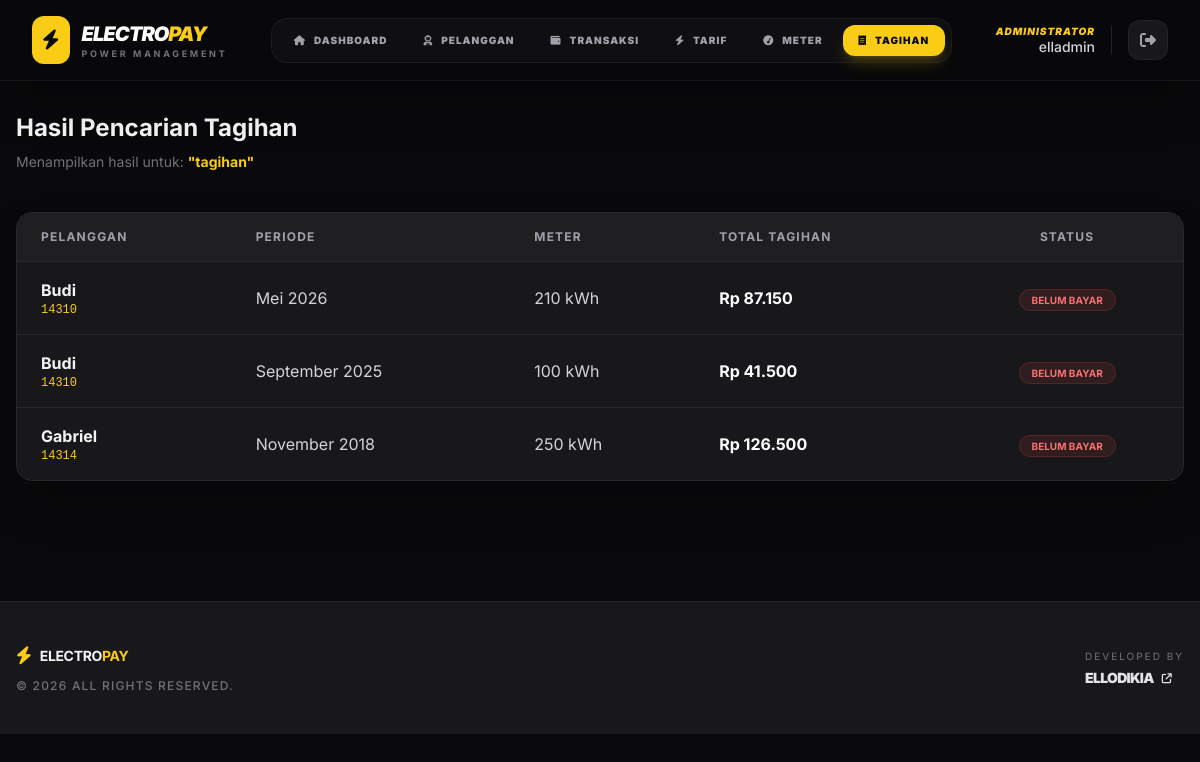
The page /search_tagihan.php (signed in) on the database as committed earlier.
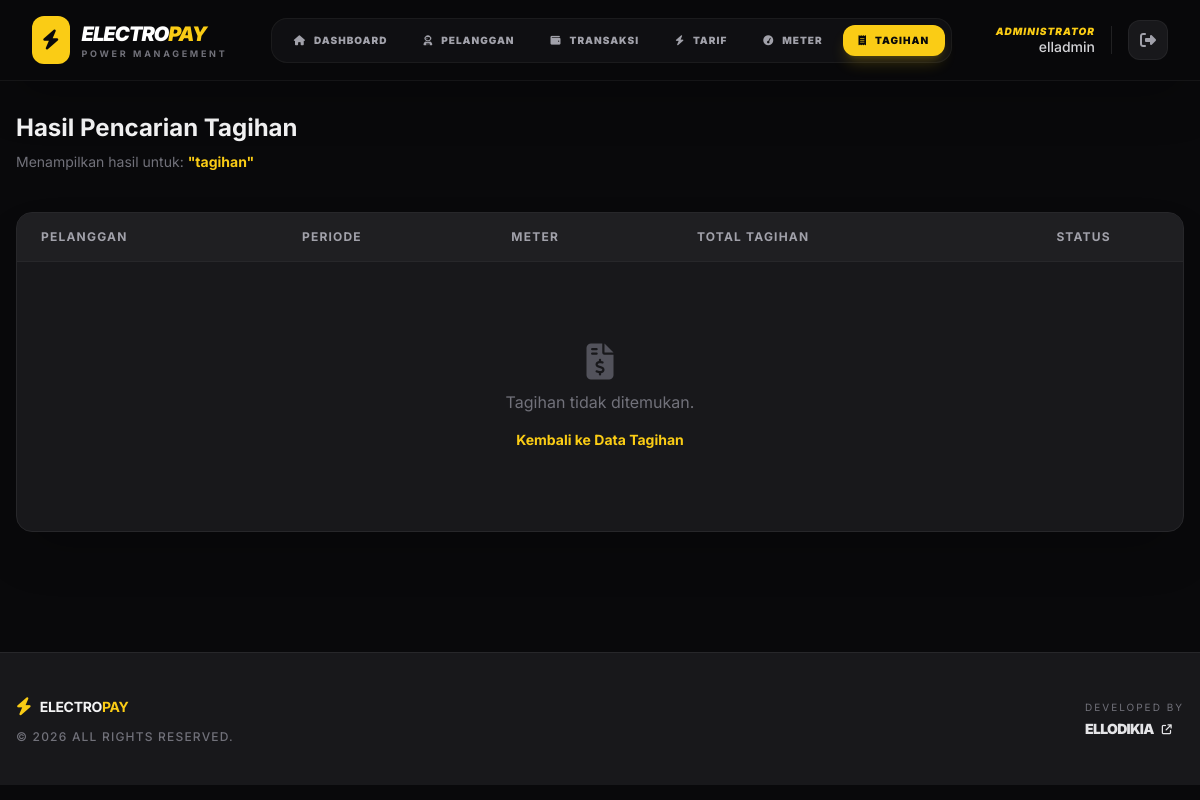
The same page on the database as committed later.
### tables this page shows
CREATE TABLE `payment_tagihan` (
  `id` int(11) NOT NULL,
  `id_pelanggan` varchar(100) NOT NULL,
  `bulan` varchar(50) NOT NULL,
  `tahun` varchar(50) NOT NULL,
  `jumlahmeter` int(11) NOT NULL,
  `jumlahtagihan` varchar(50) NOT NULL,
  `status` int(2) NOT NULL
);

CREATE TABLE `payment_pelanggan` (
  `id` int(10) NOT NULL,
  `id_pelanggan` varchar(100) DEFAULT NULL,
  `nometer` varchar(50) NOT NULL,
  `nama` varchar(50) NOT NULL,
  `alamat` text NOT NULL,
  `kodetarif` varchar(50) NOT NULL
);

### search_tagihan.php (the view, shortened to what this page needs)
<?php
include "koneksi.php";
$keyword = isset($_GET['keyword']) ? mysqli_real_escape_string($koneksi, $_GET['keyword']) : '';
$query_text = "SELECT t.*, p.nama, p.id_pelanggan
               FROM payment_tagihan t
               JOIN payment_pelanggan p ON t.id_pelanggan = p.id_pelanggan
               WHERE p.nama LIKE '%$keyword%'
               OR t.id_pelanggan LIKE '%$keyword%'
               OR t.bulan LIKE '%$keyword%'
               OR t.tahun LIKE '%$keyword%'
               ORDER BY t.tahun DESC, t.bulan DESC";
$result = mysqli_query($koneksi, $query_text);
?>
<!DOCTYPE html>
<html lang="en">
<head>
    <script src="https://cdn.tailwindcss.com"></script>
    <link rel="stylesheet" href="https://cdnjs.cloudflare.com/ajax/libs/font-awesome/6.5.1/css/all.min.css" />
</head>
<body class="bg-zinc-950 text-zinc-100 min-h-screen">
    <?php include 'nav.php'; ?>
    <main class="max-w-7xl mx-auto px-4 py-10 pt-4">
        <div class="mb-10">
            <h2 class="text-2xl font-bold mb-2">Hasil Pencarian Tagihan</h2>
            <p class="text-zinc-500 text-sm">Menampilkan hasil untuk: <span class="text-yellow-400 font-bold">"<?= htmlspecialchars($keyword) ?>"</span></p>
        </div>
        <div class="bg-zinc-900 border border-zinc-800 rounded-2xl overflow-hidden shadow-2xl">
            <div class="hidden md:block overflow-x-auto">
                <table class="w-full text-left border-collapse">
                    <thead>
                        <tr class="bg-zinc-800/50 text-zinc-400 text-xs uppercase tracking-widest border-b border-zinc-800">
                            <th class="px-6 py-4 font-bold">Pelanggan</th>
                            <th class="px-6 py-4 font-bold">Periode</th>
                            <th class="px-6 py-4 font-bold">Meter</th>
                            <th class="px-6 py-4 font-bold">Total Tagihan</th>
                            <th class="px-6 py-4 font-bold text-center">Status</th>
                        </tr>
                    </thead>
                    <tbody class="divide-y divide-zinc-800">
                        <?php if (mysqli_num_rows($result) > 0): ?>
                            <?php while ($row = mysqli_fetch_assoc($result)): ?>
                                <tr class="hover:bg-zinc-800/30 transition-colors group">
                                    <td class="px-6 py-4">
                                        <div class="font-bold text-zinc-100"><?= $row['nama'] ?></div>
                                        <div class="font-mono text-yellow-400 text-xs"><?= $row['id_pelanggan'] ?></div>
                                    </td>
                                    <td class="px-6 py-4 text-zinc-300">
                                        <?= $row['bulan'] ?> <?= $row['tahun'] ?>
                                    </td>
                                    <td class="px-6 py-4 text-zinc-300">
                                        <?= number_format($row['jumlahmeter'], 0, ',', '.') ?> kWh
                                    </td>
                                    <td class="px-6 py-4 font-bold text-white">
                                        Rp <?= number_format($row['jumlahtagihan'], 0, ',', '.') ?>
                                    </td>
                                    <td class="px-6 py-4 text-center">
                                        <?php if($row['status'] == 1): ?>
                                            <span class="px-3 py-1 bg-green-500/10 text-green-400 rounded-full text-[10px] font-bold border border-green-500/20 uppercase">Lunas</span>
                                        <?php else: ?>
                                            <span class="px-3 py-1 bg-red-500/10 text-red-400 rounded-full text-[10px] font-bold border border-red-500/20 uppercase">Belum Bayar</span>
                                        <?php endif; ?>
                                    </td>
                                </tr>
                            <?php endwhile; ?>
                        <?php else: ?>
                            <tr>
                                <td colspan="5" class="px-6 py-20 text-center">
                                    <div class="text-zinc-600 mb-2"><i class="fa-solid fa-file-invoice-dollar text-4xl"></i></div>
                                    <p class="text-zinc-500">Tagihan tidak ditemukan.</p>
                                    <a href="data_tagihan.php" class="mt-4 inline-block text-yellow-400 hover:underline text-sm font-bold">Kembali ke Data Tagihan</a>
                                </td>
                            </tr>
                        <?php endif; ?>
                    </tbody>
                </table>
            </div>
        </div>
    </main>
<?php include 'footer.php'; ?>
</body>
</html>

### nav.php (shortened to what this page needs)
<?php
$current_page = basename($_SERVER['PHP_SELF']);
?>
<nav class="fixed top-0 left-0 right-0 z-[100] transition-all duration-500" id="main-nav">
    <div class="bg-zinc-950/80 backdrop-blur-xl border-b border-white/5 shadow-2xl">
        <div class="max-w-7xl mx-auto px-4 sm:px-6 lg:px-8">
            <div class="flex justify-between h-20 items-center transition-all duration-500" id="nav-content">
                <div class="flex items-center gap-3 group cursor-pointer shrink-0">
                    <div class="relative">
                        <div class="p-2 md:p-2.5 bg-yellow-400 rounded-xl transform group-hover:rotate-12 transition-transform duration-300">
                            <i class="fa-solid fa-bolt text-zinc-950 text-lg md:text-xl"></i>
                        </div>
                    </div>
                    <div class="flex flex-col leading-tight">
                        <span class="font-black text-lg md:text-xl tracking-tighter text-white uppercase italic">
                            ELECTRO<span class="text-yellow-400">PAY</span>
                        </span>
                        <span class="text-[8px] md:text-[9px] text-zinc-500 font-bold tracking-[0.3em] uppercase">Power Management</span>
                    </div>
                </div>
                <div class="hidden lg:flex bg-zinc-900/50 border border-white/5 rounded-2xl px-1.5 py-1.5 items-center gap-1">
                    <?php
                    $menus = [
                        'index2.php' => ['Dashboard', 'fa-house', ['index2']],
                        'data_pelanggan.php' => ['Pelanggan', 'fa-user-astronaut', ['pelanggan']],
                        'data_pembayaran.php' => ['Transaksi', 'fa-wallet', ['pembayaran']],
                        'data_tarif.php' => ['Tarif', 'fa-bolt', ['tarif']],
                        'data_penggunaan.php' => ['Meter', 'fa-gauge-simple-high', ['penggunaan']],
                        'data_tagihan.php' => ['Tagihan', 'fa-receipt', ['tagihan']],
                    ];
                    foreach ($menus as $file => $menuData):
                        $isActive = false;
                        foreach ($menuData[2] as $keyword) {
                            if (strpos($current_page, $keyword) !== false) { $isActive = true; break; }
                        }
                    ?>
                        <a href="<?= $file ?>"
                           class="flex items-center gap-2 px-4 py-2 rounded-xl text-[10px] font-black uppercase tracking-widest transition-all duration-300
                           <?= $isActive ? 'bg-yellow-400 text-zinc-950 shadow-lg shadow-yellow-400/20' : 'text-zinc-400 hover:text-white hover:bg-white/5' ?>">
                            <i class="fa-solid <?= $menuData[1] ?>"></i>
                            <span><?= $menuData[0] ?></span>
                        </a>
                    <?php endforeach; ?>
                </div>
                <div class="flex items-center gap-2 md:gap-4">
                    <div class="hidden sm:flex flex-col items-end border-r border-white/10 pr-4">
                        <span class="text-[10px] font-black text-yellow-400 tracking-widest uppercase italic leading-none">Administrator</span>
                        <span class="text-sm text-zinc-300 font-medium mt-1 leading-none">
                            <?php echo isset($_SESSION['user']) ? $_SESSION['user'] : 'Admin'; ?>
                        </span>
                    </div>
                    <a href="logout.php" title="Keluar Sistem" class="hidden sm:flex w-10 h-10 rounded-xl bg-zinc-900 border border-white/5 items-center justify-center text-zinc-400 hover:text-red-500 hover:border-red-500/50 transition-all group">
                        <i class="fa-solid fa-right-from-bracket group-hover:translate-x-0.5 transition-transform"></i>
                    </a>
                </div>
            </div>
        </div>
    </div>
</nav>
<div class="h-20 lg:h-24"></div>

### footer.php
<footer class="bg-zinc-900 border-t border-zinc-800 py-10 mt-20">
    <div class="max-w-7xl mx-auto px-4">
        <div class="flex flex-col md:flex-row justify-between items-center gap-6">
            <div class="text-center md:text-left">
                <div class="flex items-center justify-center md:justify-start gap-2 mb-2">
                    <span class="text-yellow-400 text-lg"><i class="fa-solid fa-bolt"></i></span>
                    <span class="font-bold text-sm tracking-tight uppercase text-zinc-100">
                        ELECTRO<span class="text-yellow-400">PAY</span>
                    </span>
                </div>
                <p class="text-zinc-500 text-xs uppercase tracking-widest font-medium">
                    &copy; <?= date('Y'); ?> All Rights Reserved.
                </p>
            </div>
            <div class="text-center md:text-right">
                <p class="text-zinc-500 text-[10px] uppercase tracking-[0.2em] mb-1">Developed By</p>
                <a href="http://ellodikia.ct.ws" target="_blank" class="group flex items-center gap-2 text-zinc-200 hover:text-yellow-400 transition-all">
                    <span class="font-black text-sm tracking-tighter">ELLODIKIA</span>
                    <i class="fa-solid fa-arrow-up-right-from-square text-[10px] transition-transform group-hover:-translate-y-1 group-hover:translate-x-1"></i>
                </a>
            </div>
        </div>
    </div>
</footer>

### search_tagihan.php (style rules this page uses)
body { font-family: 'Inter', sans-serif; }

Rows that differ between the two databases and show on the page:
removed payment_tagihan: payment_pelanggan.nama "Budi", payment_pelanggan.id_pelanggan "14310", bulan "Mei", tahun "2026", jumlahmeter "210", jumlahtagihan "87.150", status "BELUM BAYAR"
removed payment_tagihan: payment_pelanggan.nama "Budi", payment_pelanggan.id_pelanggan "14310", bulan "September", tahun "2025", jumlahmeter "100", jumlahtagihan "41.500", status "BELUM BAYAR"
removed payment_tagihan: payment_pelanggan.nama "Gabriel", payment_pelanggan.id_pelanggan "14314", bulan "November", tahun "2018", jumlahmeter "250", jumlahtagihan "126.500", status "BELUM BAYAR"
Other text that changed with them:
text now shown: "Tagihan tidak ditemukan. Kembali ke Data Tagihan"
